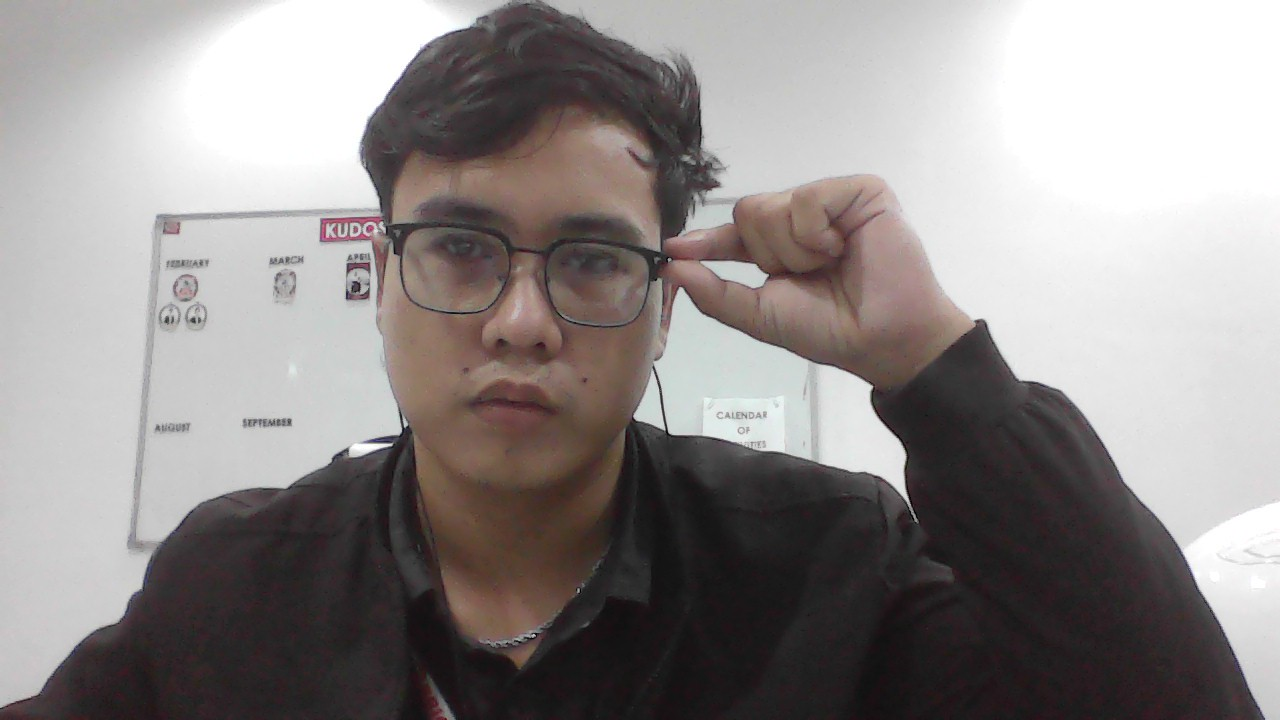
#> input picture assets/profile-shades/source/1.jpg, 1280 x 720 px, found by its file name
$ python 1-cut.py
#> lines starting #> are read from the running program, lines starting #| are printed output that depends on the picture; after the words box and inside, x2 and y2 are one past the last pixel; in counts of white or black regions, pixels touching at a corner belong together
"""Step 1 of the hand art: lifts the hand and sleeve out of the webcam photo (1.jpg).

The wall is bright and neutral, the skin is warm and the sleeve is near-black, so a colour rule
separates them; a polygon cuts away his head, his spectacles and his torso, where no threshold could.
Writes hand-cut.png (and hand-cut-check.png on magenta, to eyeball the edge).

    python assets/profile-shades/source/1-cut.py

1-reshoot.jpg is a second take, kept because it may be wanted again. To bake from it, swap SRC and use:
    POLY = [(715,150),(960,160),(1000,270),(1060,360),(1130,470),(1210,610),(1205,660),(945,580),
            (915,500),(890,420),(830,395),(760,370),(700,330),(684,305),(668,288),(666,268),(668,248),(680,232),(700,200)]
    frame wedge x 664..700, y 232..305;  round_tip(238,264,11) and round_tip(264,294,11)
    2-bake.py: PINCH_IN_PHOTO (666,266), PHOTO_ARM_LEAN 39, and -14 0.80 (its wrist is cocked, so a
    bigger swing points the fingers at the sky; the forearm then leaves the circle almost at once).
"""
from PIL import Image, ImageDraw, ImageFilter
import numpy as np
from collections import deque

SRC='assets/profile-shades/source/1.jpg'
OUT='assets/profile-shades/source'
im = Image.open(SRC).convert('RGB')
#> im is the input picture: PIL image 1280x720 RGB; mean R, G, B 144.7, 139.4, 138.4
a = np.asarray(im).astype(int)
R,G,B = a[...,0],a[...,1],a[...,2]
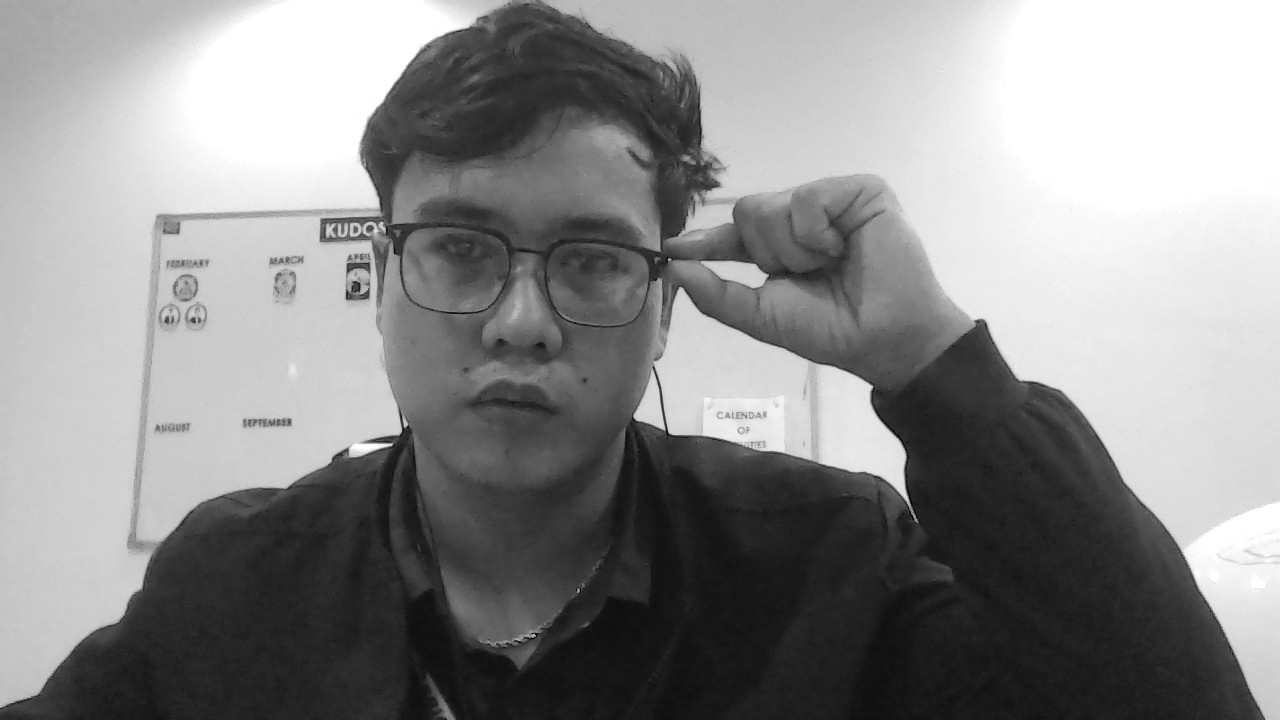
#> G: shape (720, 1280) int64; min 0, max 255, mean 139.4
lum = (R*0.299+G*0.587+B*0.114)

POLY=[(710,240),(900,240),(1000,330),(1080,470),(1160,600),(1215,720),(980,720),(865,420),
      (760,395),(700,370),(690,345),(686,320),(690,296),(700,272)]
region = Image.new('L', im.size, 0)
#> region: PIL image 1280x720 L; every value is 0
ImageDraw.Draw(region).polygon(POLY, fill=255)
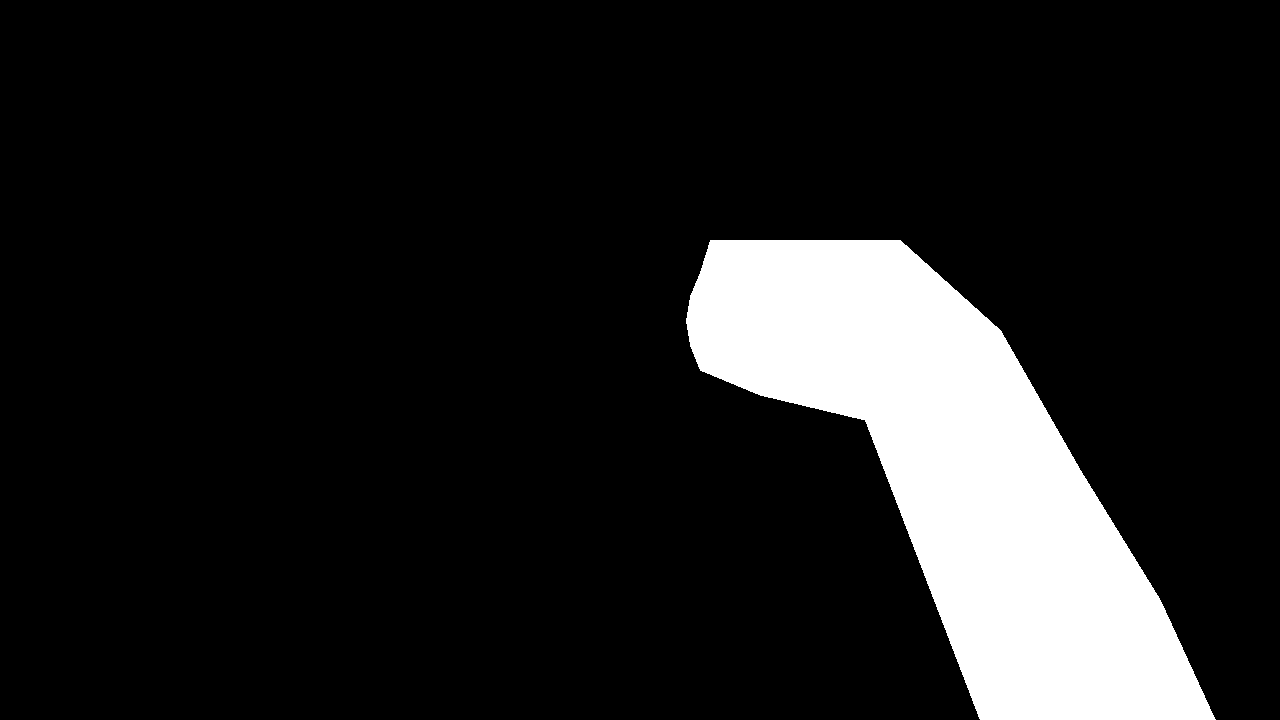
#> region: PIL image 1280x720 L; 12.4% white; 1 white region, box (x1, y1, x2, y2) and area: (686, 240, 1216, 720) 114009
reg = np.asarray(region) > 0

fg = (((R-B > 12) & (lum < 210)) | (lum < 110)) & reg
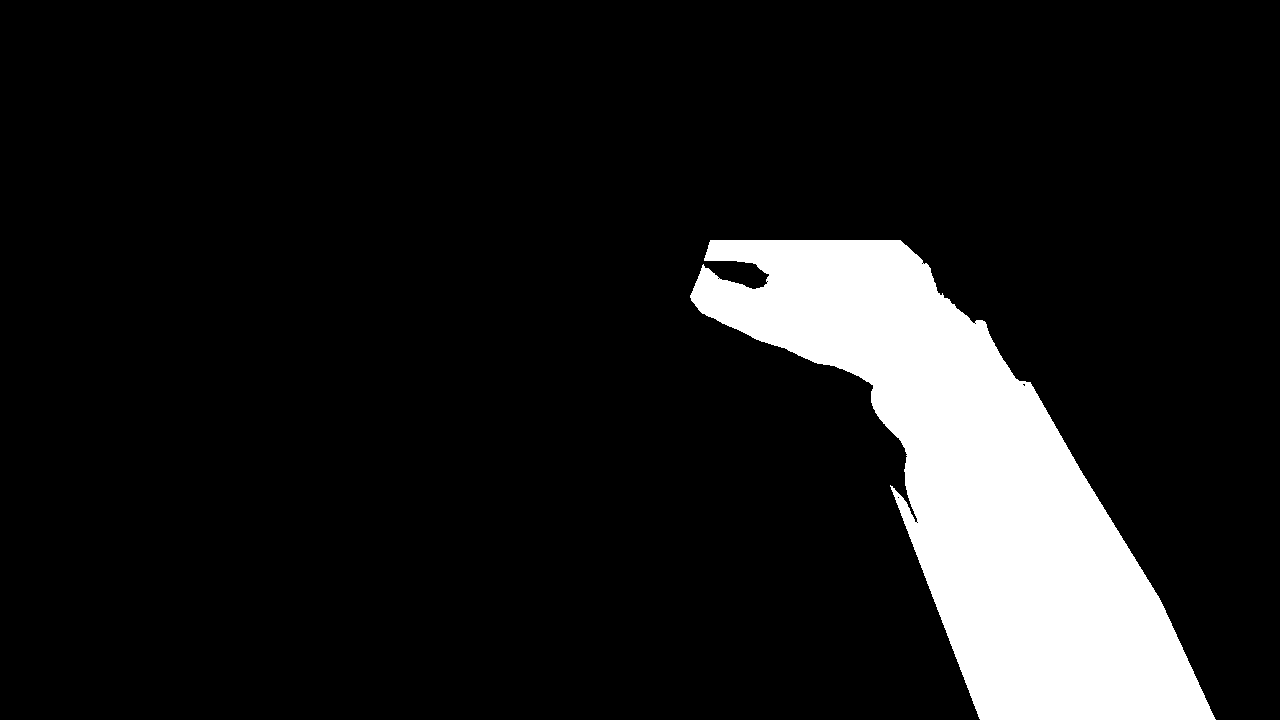
#> fg: shape (720, 1280) bool; 10.9% white; 1 white region, box (x1, y1, x2, y2) and area: (690, 240, 1216, 720) 100235
# A dark wedge of his spectacle frame sits on the index finger; the frame is not part of the hand
yy, xx = np.mgrid[0:a.shape[0], 0:a.shape[1]]
fg &= ~((xx >= 686) & (xx <= 710) & (yy >= 262) & (yy <= 300) & (lum < 125))
#> fg: shape (720, 1280) bool; 10.8% white; 1 white region, box (x1, y1, x2, y2) and area: (692, 240, 1216, 720) 99922
m = Image.fromarray((fg*255).astype('uint8'))
m = m.filter(ImageFilter.MaxFilter(3)).filter(ImageFilter.MinFilter(3))
#> m: PIL image 1280x720 L; 10.8% white; 1 white region, box (x1, y1, x2, y2) and area: (692, 240, 1216, 720) 99977
m = m.filter(ImageFilter.MinFilter(3)).filter(ImageFilter.MaxFilter(3))
#> m: PIL image 1280x720 L; 10.8% white; 1 white region, box (x1, y1, x2, y2) and area: (694, 240, 1215, 720) 99961
arr = np.asarray(m) > 0
h,w = arr.shape
#> h = 720; w = 1280

def components(mask):
    seen = np.zeros_like(mask); out=[]
    ys,xs = np.nonzero(mask)
    for sy,sx in zip(ys,xs):
        if seen[sy,sx]: continue
        q=deque([(sy,sx)]); seen[sy,sx]=True; comp=[]
        while q:
            y,x=q.popleft(); comp.append((y,x))
            for dy,dx in ((1,0),(-1,0),(0,1),(0,-1)):
                ny,nx=y+dy,x+dx
                if 0<=ny<h and 0<=nx<w and mask[ny,nx] and not seen[ny,nx]:
                    seen[ny,nx]=True; q.append((ny,nx))
        out.append(comp)
#> after the loop, out = 1 item
    return out

comps = components(arr)
#> comps = 1 item
comps.sort(key=len, reverse=True)
keep = np.zeros_like(arr)
for y,x in comps[0]: keep[y,x]=True
#> this loop made 99961 passes
#> (y, x) on passes 1 to 3: (240, 710), (241, 710), (240, 711)

# fill only pinholes; the gap between thumb and finger must stay see-through
inv = ~keep
holes = [c for c in components(inv) if not any(y in (0,h-1) or x in (0,w-1) for y,x in c)]
#> holes = [[(511, 911), (512, 911), (511, 912), (513, 911), (512, 912), (511, 913), (513, 912), (512, 913), (513, 913)]]
for c in holes:
    if len(c) < 220:
        for y,x in c: keep[y,x]=True
#> this loop made 1 pass
#> keep: shape (720, 1280) bool; 10.8% white; 1 white region, box (x1, y1, x2, y2) and area: (694, 240, 1215, 720) 99970
print('kept', keep.sum(), 'holes left', sum(1 for c in holes if len(c) >= 220))
#| kept 99970 holes left 0

# The fingertips end against his spectacles, so the cut leaves them squared off. Round them back on:
# each tip grows a cap that peaks where the two meet, which reads as a pinch instead of a chop.
rgbf = np.asarray(im).astype(float)
keepf = keep.astype(float)
def round_tip(y0, y1, depth):
#> called with y0 = 289, y1 = 311, depth = 13
    import math
    for y in range(y0, y1):
        xs = np.nonzero(keep[y])[0]
        if not len(xs): continue
        lx = xs.min()
        d = round(depth * math.sin(math.pi * (y-y0) / (y1-y0)) ** 0.65)
        if d <= 0: continue
        edge = rgbf[y, lx:lx+3].mean(0)
        for i in range(1, d+1):
            x = lx - i
            if x < 0: break
            shade = 1.0 - 0.13 * (i/d) ** 1.4          # the tip curves away from the light
            rgbf[y, x] = np.clip(edge * shade, 0, 255)
            keepf[y, x] = 1.0
#> this loop made 22 passes
#> (lx, edge) on passes 2 to 13: (711, [136, 113.3, 102.7]), (711, [133.7, 111, 100.3]), (711, [132, 109.3, 98.67]), (711, [131.3, 107, 97]), (711, [129.3, 104.3, 94.67]), (711, [129.3, 102.7, 93.67]), (711, [124.3, 97.67, 88.67]), (711, [124, 95.67, 87.33]), (711, [122.7, 94.33, 86]), (711, [123, 94.33, 86]), (711, [123.3, 94.67, 86.33]), (694, [91.67, 71.33, 73.67])
#> lx on pass 1: 711
#> keepf: shape (720, 1280) float64; values 0 (black) and 1 (white), 10.9% white; 1 white region, box (x1, y1, x2, y2) and area: (681, 240, 1215, 720) 100177
round_tip(289, 311, 13)   # index finger
round_tip(311, 348, 13)   # thumb
#> the loop in round_tip (call 2), `for y in range(y0, y1):` made 37 passes
#> (lx, edge) on passes 2 to 13: (701, [80, 69.67, 71]), (702, [85.67, 76.67, 77.67]), (705, [78, 66.67, 66.67]), (706, [92, 83.67, 84.33]), (708, [79, 75, 75]), (711, [86.33, 83, 81]), (714, [81.67, 74, 74.33]), (716, [75.33, 67.33, 68]), (717, [83, 81.67, 81.33]), (719, [87.33, 80, 78.33]), (721, [72.67, 63.67, 63]), (722, [92, 85.67, 86.33])
#> lx on pass 1: 700
#> after the loop in round_tip (call 2), `for y in range(y0, y1):`: keepf: shape (720, 1280) float64; values 0 (black) and 1 (white), 10.9% white; 1 white region, box (x1, y1, x2, y2) and area: (681, 240, 1215, 720) 100521
keep = keepf > 0.5
im = Image.fromarray(rgbf.astype('uint8'))

alpha = Image.fromarray((keep*255).astype('uint8'))
alpha = alpha.filter(ImageFilter.MinFilter(3))
#> alpha: PIL image 1280x720 L; 10.7% white; 1 white region, box (x1, y1, x2, y2) and area: (683, 241, 1214, 720) 98437
alpha = alpha.filter(ImageFilter.GaussianBlur(0.7))
cut = im.copy(); cut.putalpha(alpha)
#> after `cut.putalpha(alpha)`:
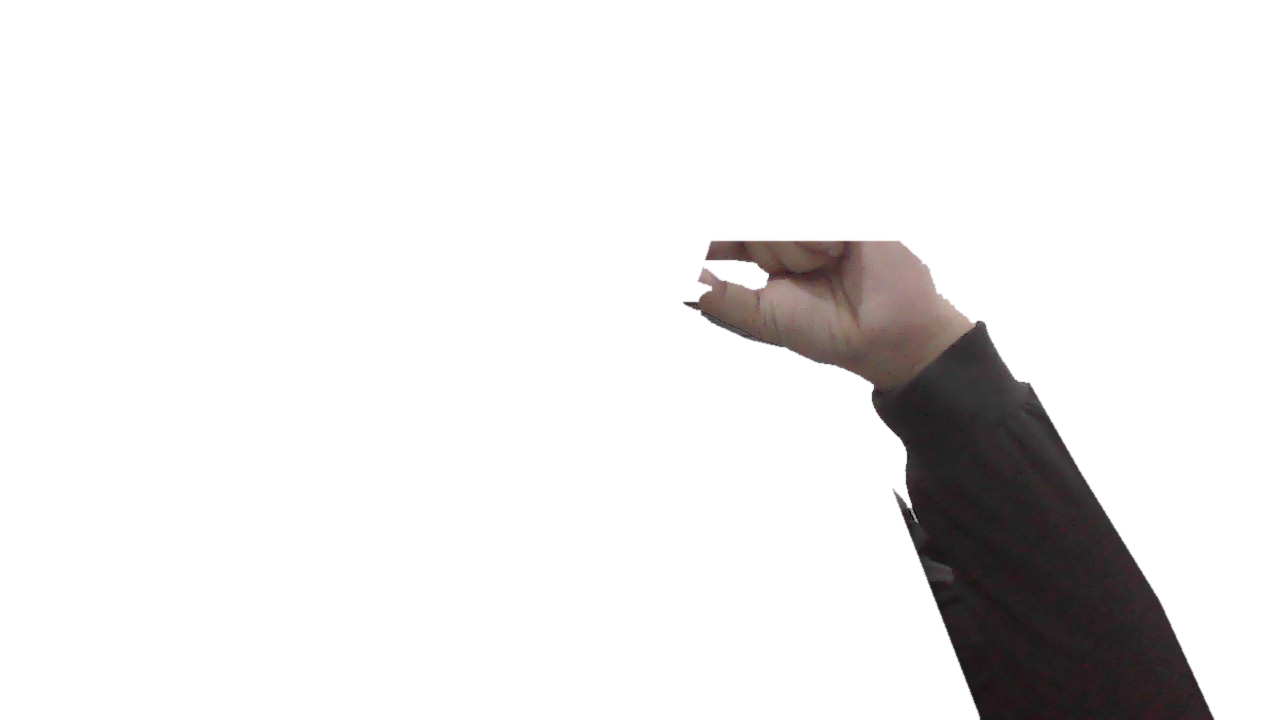
#> cut: PIL image 1280x720 RGBA; mean R, G, B, A 144.6, 139.4, 138.4, 27.2; transparent parts drawn white
bbox = alpha.point(lambda v: 255 if v > 8 else 0).getbbox()
#> bbox = (682, 240, 1215, 720)
print('bbox', bbox)
#| bbox (682, 240, 1215, 720)
c = cut.crop(bbox)
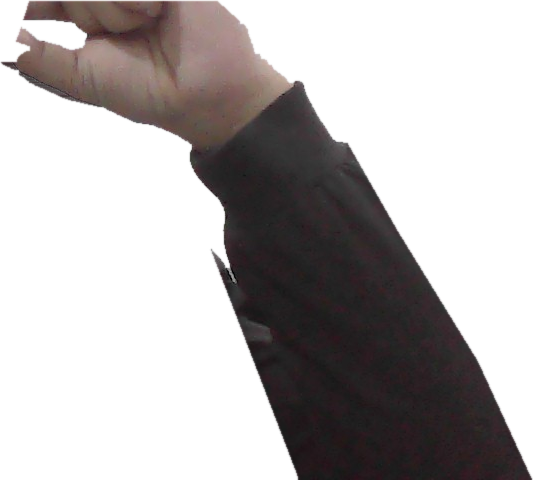
#> c: PIL image 533x480 RGBA; mean R, G, B, A 106.4, 101.7, 101.7, 98.1; transparent parts drawn white
c.save(OUT+'/hand-cut.png')
import json
json.dump({'origin': [bbox[0], bbox[1]]}, open(OUT+'/hand-cut.json','w'))
Image.alpha_composite(Image.new('RGBA', c.size, (255,0,255,255)), c).save(OUT+'/hand-cut-check.png')
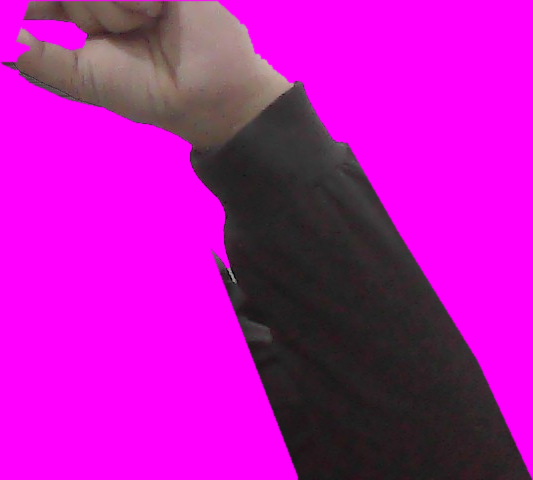
#> saved as hand-cut-check.png: PIL image 533x480 RGBA; mean R, G, B, A 182.1, 21.3, 177.9, 255
